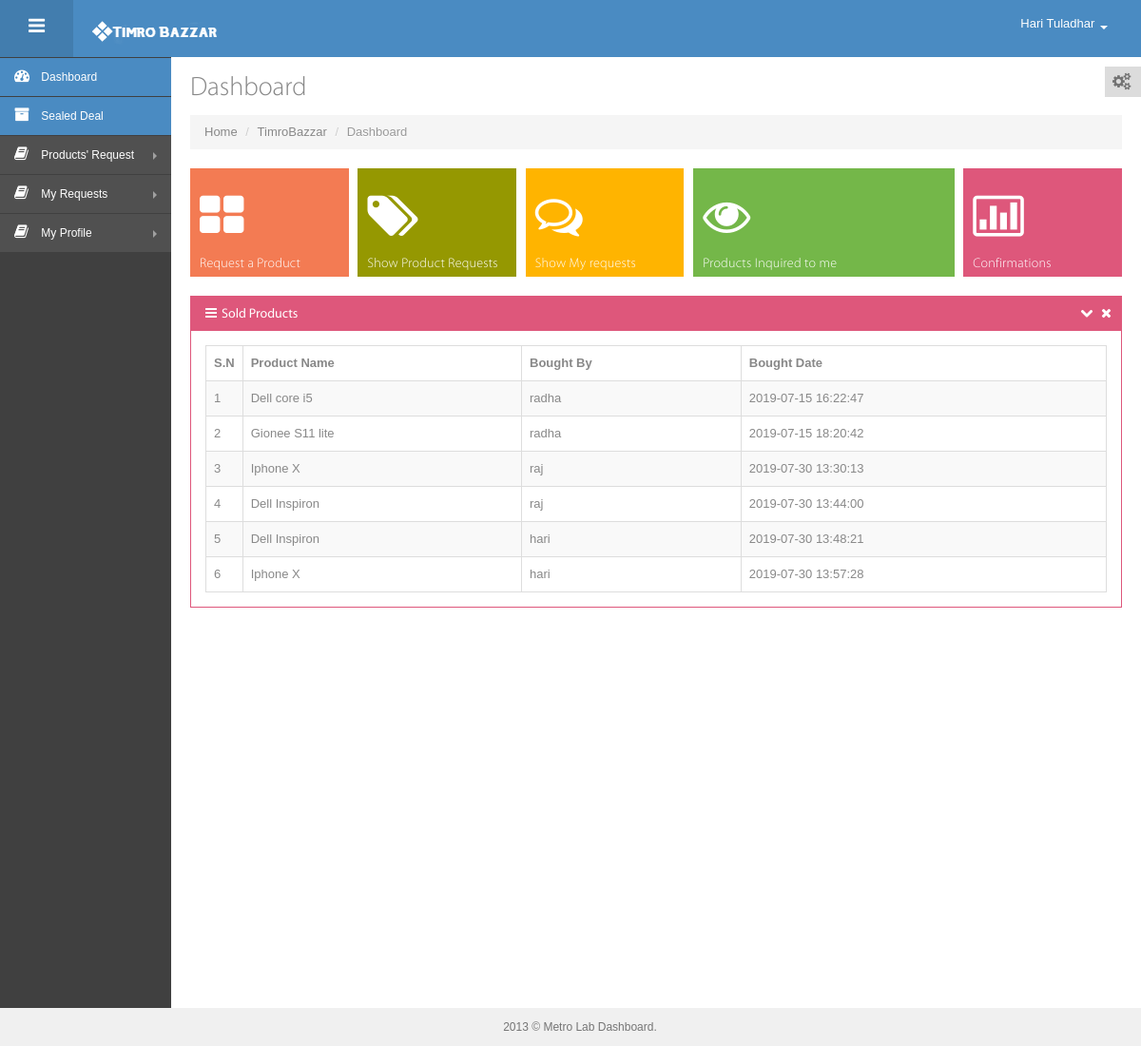
The app's page /user/index.php (signed in) with its own data.
### tables this page shows
CREATE TABLE `tbl_sealed_deal` (
  `sealed_id` bigint(50) NOT NULL,
  `sealed_pro_name` varchar(50) DEFAULT NULL,
  `sealed_buyer_id` bigint(50) DEFAULT NULL,
  `sealed_seller_id` bigint(50) DEFAULT NULL,
  `sealed_date` timestamp NOT NULL DEFAULT current_timestamp() ON UPDATE current_timestamp()
);

CREATE TABLE `tbl_userlogin` (
  `user_id` bigint(50) NOT NULL,
  `user_fname` varchar(25) DEFAULT NULL,
  `user_lname` varchar(25) DEFAULT NULL,
  `user_email` varchar(50) DEFAULT NULL,
  `user_username` varchar(50) DEFAULT NULL,
  `user_password` varchar(255) DEFAULT NULL,
  `user_address` varchar(50) DEFAULT NULL,
  `user_phone` varchar(10) DEFAULT NULL
);

### app/sealeddealfunctions.php (called while the page is built, shortened)
<?php
function getAllSealedDeal($conn){
    $stmtSelect = $conn->prepare("SELECT * FROM tbl_sealed_deal");
    $stmtSelect->execute();
    $stmtSelect->setFetchMode(PDO::FETCH_ASSOC);
    return $stmtSelect->fetchAll();
}

### app/userfunctions.php (called while the page is built, shortened)
<?php
function getUserById($conn, $userId){
    $stmtSelect = $conn->prepare("SELECT * FROM tbl_userlogin where user_id=:user_id");
    $stmtSelect->bindParam(':user_id',$userId);
    $stmtSelect->execute();
    $stmtSelect->setFetchMode(PDO::FETCH_ASSOC);
    return $stmtSelect->fetch();
}

### user/index.php (the view, shortened to what this page needs)
   <?php
include 'layouts/header.php';
?>
   <div id="container" class="row-fluid">
      <?php
                    include 'layouts/sidebar.php';
            ?>
      <div id="main-content">
         <div class="container-fluid">
            <div class="row-fluid">
               <div class="span12">
                   <div id="theme-change" class="hidden-phone">
                       <i class="icon-cogs"></i>
                   </div>
                   <h3 class="page-title">
                     Dashboard
                   </h3>
                   <ul class="breadcrumb">
                       <li>
                           <a href="#">Home</a>
                           <span class="divider">/</span>
                       </li>
                       <li>
                           <a href="#">TimroBazzar</a>
                           <span class="divider">/</span>
                       </li>
                       <li class="active">
                           Dashboard
                       </li>
                   </ul>
               </div>
            </div>
            <div class="row-fluid">
                <div class="metro-nav">
                    <div class="metro-nav-block nav-block-orange">
                        <a data-original-title="" href="requestproduct.php">
                            <i class="icon-th-large"></i>
                            <div class="status">Request a Product</div>
                        </a>
                    </div>
                    <div class="metro-nav-block nav-olive">
                        <a data-original-title="" href="productsrequests.php">
                            <i class="icon-tags"></i>
                            <div class="status">Show Product Requests</div>
                        </a>
                    </div>
                    <div class="metro-nav-block nav-block-yellow">
                        <a data-original-title="" href="myrequests.php">
                            <i class="icon-comments-alt"></i>
                            <div class="status">Show My requests</div>
                        </a>
                    </div>
                    <div class="metro-nav-block nav-block-green double">
                        <a data-original-title="" href="inquiries.php">
                            <i class="icon-eye-open"></i>
                            <div class="status">Products Inquired to me</div>
                        </a>
                    </div>
                    <div class="metro-nav-block nav-block-red">
                        <a data-original-title="" href="confirmedinquires.php">
                            <i class="icon-bar-chart"></i>
                            <div class="status">Confirmations</div>
                        </a>
                    </div>
                </div>
                <div class="space10"></div>
            </div>
            <div class="row-fluid">
                <div class="span12">
                <div class="widget red">
                    <div class="widget-title">
                        <h4><i class="icon-reorder"></i> Sold Products</h4>
                            <span class="tools">
                                <a href="javascript:;" class="icon-chevron-down"></a>
                                <a href="javascript:;" class="icon-remove"></a>
                            </span>
                    </div>
                    <div class="widget-body">
                        <table class="table table-striped table-bordered" id="sample_1">
                            <thead>
                            <tr>
                                <th style="width:8px;"><input type="hidden" class="group-checkable" data-set="#sample_1 .checkboxes" />S.N</th>
                                <th>Product Name</th>
                                <th class="hidden-phone">Bought By</th>
                                <th class="hidden-phone">Bought Date</th>
                            </tr>
                            </thead>
                            <tbody>
                            <?php $seals=getAllSealedDeal($conn);
                            foreach ($seals as $key => $seal):
                            ?>
                            <tr class="odd gradeX">
                                <td><input type="hidden" class="checkboxes" value="1" /><?php echo ++$key; ?></td>
                                <?php
                                      $user = getUserById($conn, $seal['sealed_buyer_id']);
                                ?>
                                <td><?php echo $seal['sealed_pro_name']; ?></td>
                                <td class="hidden-phone"><?php echo $user['user_username']; ?></td>
                                <td><?php echo $seal['sealed_date'] ?></td>
                            </tr>
                            <?php endforeach; ?>
                            </tbody>
                        </table>
                    </div>
                </div>
                </div>
            </div>
         </div>
      </div>
   </div>
   <div id="footer">
       2013 &copy; Metro Lab Dashboard.
   </div>
</body>
</html>

### user/layouts/header.php (shortened to what this page needs)
<!DOCTYPE html>
 <html lang="en">
<head>
   <link href="assets/bootstrap/css/bootstrap.min.css" rel="stylesheet" />
   <link href="assets/bootstrap/css/bootstrap-responsive.min.css" rel="stylesheet" />
   <link href="assets/bootstrap/css/bootstrap-fileupload.css" rel="stylesheet" />
   <link href="assets/font-awesome/css/font-awesome.css" rel="stylesheet" />
   <link href="css/style.css" rel="stylesheet" />
   <link href="css/style-responsive.css" rel="stylesheet" />
   <link href="css/style-default.css" rel="stylesheet" id="style_color" />
   <link href="assets/fullcalendar/fullcalendar/bootstrap-fullcalendar.css" rel="stylesheet" />
   <link href="assets/jquery-easy-pie-chart/jquery.easy-pie-chart.css" rel="stylesheet" type="text/css" media="screen"/>
</head>
<body class="fixed-top">
<div id="header" class="navbar navbar-inverse navbar-fixed-top">
       <div class="navbar-inner">
           <div class="container-fluid">
               <div class="sidebar-toggle-box hidden-phone">
                   <div class="icon-reorder tooltips" data-placement="right" data-original-title="Toggle Navigation"></div>
               </div>
               <a class="brand" href="index.php">
                   <img src="img/logo1.png" alt="Metro Lab"  />
               </a>
               <div class="top-nav ">
                   <ul class="nav pull-right top-menu" >
                       <li class="dropdown">
                           <a href="#" class="dropdown-toggle" data-toggle="dropdown">
                               <span class="username"><?php echo $_SESSION['user'] ['fname'].' '.$_SESSION['user'] ['lname'];?></span>
                               <b class="caret"></b>
                           </a>
                       </li>
                   </ul>
               </div>
           </div>
       </div>
   </div>

### user/layouts/sidebar.php (shortened to what this page needs)
<div class="sidebar-scroll">
        <div id="sidebar" class="nav-collapse collapse">
          <ul class="sidebar-menu">
              <li class="sub-menu active">
                  <a class="" href="index.php">
                      <i class="icon-dashboard"></i>
                      <span>Dashboard</span>
                  </a>
              </li>
              <li class="sub-menu active">
                  <a class="" href="sealedDeal.php">
                      <i class="icon-archive"></i>
                      <span>Sealed Deal</span>
                  </a>
              </li>
              <li class="sub-menu">
                  <a href="javascript:;" class="">
                      <i class="icon-book"></i>
                      <span>Products' Request</span>
                      <span class="arrow"></span>
                  </a>
              </li>
              <li class="sub-menu">
                  <a href="javascript:;" class="">
                      <i class="icon-book"></i>
                      <span>My Requests</span>
                      <span class="arrow"></span>
                  </a>
              </li>
              <li class="sub-menu">
                  <a href="javascript:;" class="">
                      <i class="icon-book"></i>
                      <span>My Profile</span>
                      <span class="arrow"></span>
                  </a>
              </li>
          </ul>
      </div>
</div>

### user/css/style-responsive.css (style rules this page uses)
@media (min-width: 980px) { #sidebar { position: absolute; width: 180px; } }
@media (min-width: 980px) { #sidebar ul { margin-top:1px !important; width: 100%; } }
@media (min-width: 980px) { #main-content { margin-top: 0px !important; } }
@media (min-width: 980px) { .fixed-top #main-content { margin-top: 20px; } }

### user/css/style-default.css (style rules this page uses)
body { color: #888888; }
a, a:hover { text-shadow: none !important; color: #4a8bc2; }
#header.navbar-inverse .navbar-inner { background-color: #4a8bc2; background-image: -moz-linear-gradient(top, #4a8bc2, #4a8bc2); background-image: -webkit-gradient(linear, 0 0, 0 100%, from(#4a8bc2), to(#4a8bc2)); background-image: -webkit-linear-gradient(top, #4a8bc2, #4a8bc2); background-image: -o-linear-gradient(top, #4a8bc2, #4a8bc2); background-image: linear-gradient(to bottom, #4a8bc2, #4a8bc2); background-repeat: repeat-x; border-color: #4a8bc2; color: #fff; filter: progid:DXImageTransform.Microsoft.gradient(startColorstr='#ff4a8bc2', endColorstr='#ff4a8bc2', GradientType=0); }
.sidebar-toggle-box { background: #427dae; color: #fff; }
#sidebar > ul > li > a { color: #fff !important; }
#sidebar > ul > li a i { color: #fff !important; display: inline-block; }
#sidebar > ul > li.active > a, #sidebar > ul > li >a:hover, #sidebar > ul > li:hover>a { background: #4a8bc2; }

### records on screen
tbl_sealed_deal: sealed_pro_name "Dell core i5", tbl_userlogin.user_username "radha", sealed_date "2019-07-15 16:22:47"
tbl_sealed_deal: sealed_pro_name "Gionee S11 lite", tbl_userlogin.user_username "radha", sealed_date "2019-07-15 18:20:42"
tbl_sealed_deal: sealed_pro_name "Iphone X", tbl_userlogin.user_username "raj", sealed_date "2019-07-30 13:30:13"
tbl_sealed_deal: sealed_pro_name "Dell Inspiron", tbl_userlogin.user_username "raj", sealed_date "2019-07-30 13:44:00"
tbl_sealed_deal: sealed_pro_name "Dell Inspiron", tbl_userlogin.user_username "hari", sealed_date "2019-07-30 13:48:21"
tbl_sealed_deal: sealed_pro_name "Iphone X", tbl_userlogin.user_username "hari", sealed_date "2019-07-30 13:57:28"

### other values on screen
$_SESSION['user'] ['fname'] "Hari"
$_SESSION['user'] ['lname'] "Tuladhar"
